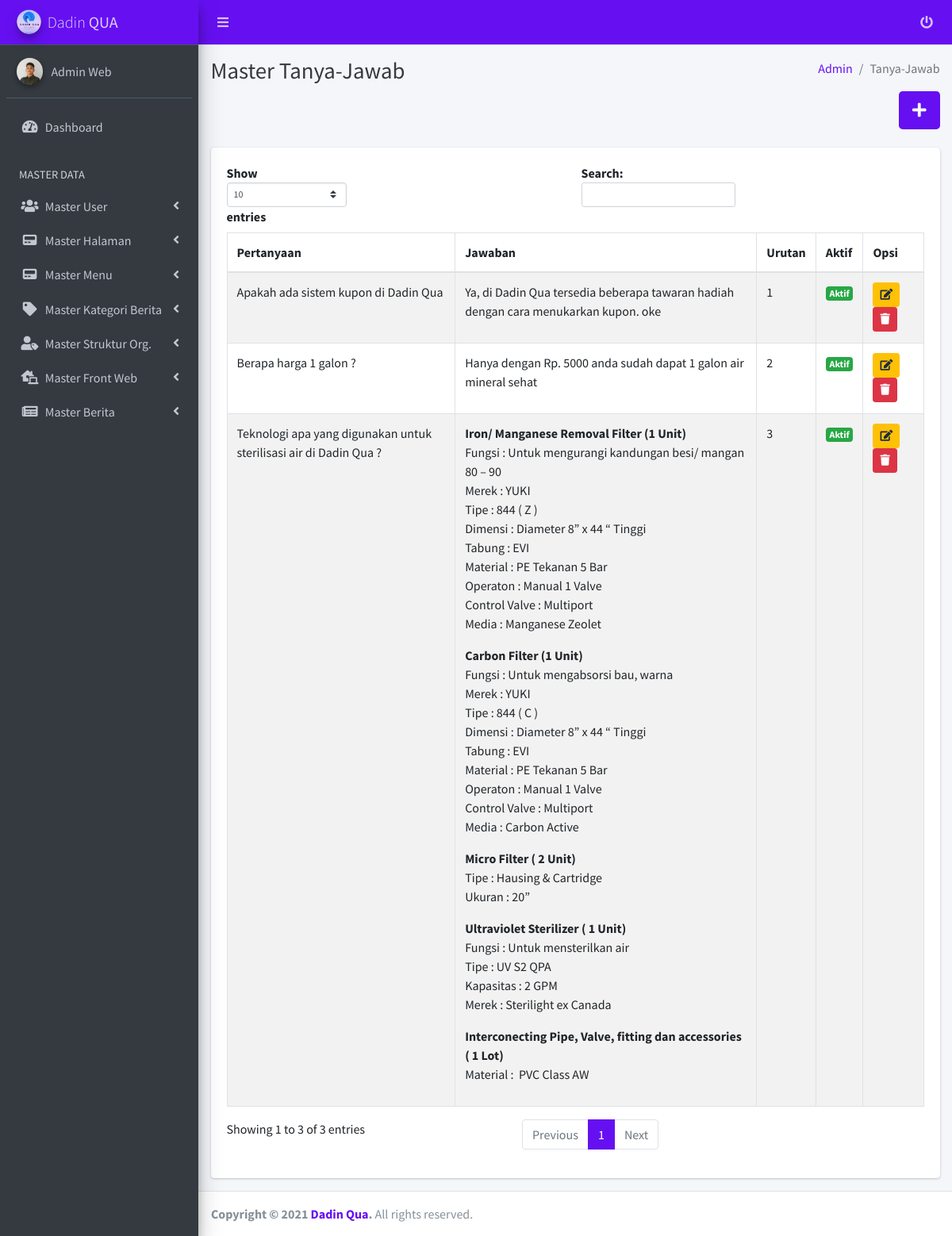
Page /manage/admin/faq.php (signed in) on the committed database.
### tables this page shows
CREATE TABLE `users` (
  `id` int(11) NOT NULL,
  `username` varchar(255) NOT NULL,
  `password` varchar(255) NOT NULL,
  `nama` varchar(255) NOT NULL,
  `level` int(11) NOT NULL,
  `aktif` int(11) NOT NULL,
  `email` varchar(255) NOT NULL,
  `foto` varchar(255) NOT NULL,
  `created_at` timestamp NOT NULL DEFAULT CURRENT_TIMESTAMP,
  `updated_at` datetime DEFAULT NULL
);

CREATE TABLE `faq` (
  `id_faq` int(11) NOT NULL,
  `tanya` varchar(255) NOT NULL,
  `jawab` text NOT NULL,
  `urutan` int(11) NOT NULL,
  `id_user` int(11) NOT NULL,
  `created_at` timestamp NOT NULL DEFAULT CURRENT_TIMESTAMP,
  `updated_at` datetime DEFAULT NULL,
  `aktif` int(11) NOT NULL
);

### manage/admin/faq.php (the view, shortened to what this page needs)
<?php
require '../functions.php';
$q_faq = mysqli_query($conn, "SELECT * FROM faq ORDER BY id_faq DESC");
 ?>
<!DOCTYPE html>
<html lang="en">
<head>
  <?php include('inc_head.php'); ?>
</head>
<body class="hold-transition sidebar-mini accent-indigo">
<div class="wrapper">
  <?php include('inc_navbar.php'); ?>
  <?php include('inc_sidebar.php'); ?>
  <div class="content-wrapper">
    <div class="content-header">
      <div class="container-fluid">
        <div class="row mb-2">
          <div class="col-sm-6">
            <h1 class="m-0 text-dark">Master Tanya-Jawab</h1>
          </div>
          <div class="col-sm-6">
            <ol class="breadcrumb float-sm-right">
              <li class="breadcrumb-item"><a href="#">Admin</a></li>
              <li class="breadcrumb-item active">Tanya-Jawab</li>
            </ol>
          </div>
        </div>
        <div class="row mb-2">
        	<div class="col-sm-12 text-right">
        		<a href="faq/add" class="btn bg-indigo btn-lg"><i class="fas fa-plus"></i></a>
        	</div>
        </div>
      </div>
    </div>
    <section class="content">
      <div class="container-fluid">
        <div class="row">
          <div class="col-12">
            <div class="card">
              <div class="card-body">
                <table id="example1" class="table table-bordered table-striped">
                  <thead>
                  <tr>
                    <th>Pertanyaan</th>
                    <th>Jawaban</th>
                    <th>Urutan</th>
                    <th>Aktif</th>
                    <th>Opsi</th>
                  </tr>
                  </thead>
                  <tbody>
                  <?php while($row = mysqli_fetch_assoc($q_faq)): ?>
                  <tr>
                    <td><?= $row['tanya']; ?></td>
                    <td><?= $row['jawab']; ?></td>
                    <td><?= $row['urutan']; ?></td>
                    <td><?= get_status_galeri($row['aktif']); ?></td>
                    <td>
                    	<a href="faq/edit/<?= base64_encode($row['id_faq']); ?>/" class="btn btn-sm btn-warning"><i class="fas fa-edit"></i></a>
                    	<a href="#" id="<?= $row['id_faq']; ?>" class="btn btn-sm btn-danger btn_hapus"><i class="fas fa-trash"></i></a>
                    </td>
                  </tr>
              	<?php endwhile; ?>
                </table>
              </div>
            </div>
          </div>
        </div>
      </div>
    </section>
  </div>
  <?php include('inc_footer.php'); ?>
</div>
</body>
</html>

### manage/admin/inc_sidebar.php (shortened to what this page needs)
<aside class="main-sidebar sidebar-dark-indigo elevation-4">
    <a href="dashboard" class="brand-link navbar-indigo">
      <img src="../../assets/images/dadinqua.png" alt="Dadin Qua Logo" class="brand-image img-circle elevation-3"
           style="opacity: .8">
      <span class="brand-text font-weight-light ">Dadin <b>QUA</b></span>
    </a>
    <div class="sidebar">
      <div class="user-panel mt-3 pb-3 mb-3 d-flex">
        <div class="image">
          <img src="<?= get_profile_foto($user_data['foto']); ?>" class="img-circle elevation-2" alt="User Image">
        </div>
        <div class="info">
          <a href="#" class="d-block"><?= $user_data['nama']; ?></a>
        </div>
      </div>
      <nav class="mt-2">
        <ul class="nav nav-pills nav-sidebar flex-column" data-widget="treeview" role="menu" data-accordion="false">
          <li class="nav-item">
            <a href="dashboard" class="nav-link <?= active('dashboard'); ?>">
              <i class="nav-icon fas fa-tachometer-alt"></i>
              <p>
                Dashboard
              </p>
            </a>
          </li>
          <li class="nav-header">MASTER DATA</li>
          <li class="nav-item has-treeview <?= active('users', true); ?>">
            <a href="#" class="nav-link <?= active('users'); ?>">
              <i class="nav-icon fas fa-users"></i>
              <p>
                Master User
                <i class="right fas fa-angle-left"></i>
              </p>
            </a>
          </li>
          <li class="nav-item has-treeview <?= active('pages', true); ?>">
            <a href="#" class="nav-link <?= active('pages'); ?>">
              <i class="nav-icon fas fa-pager"></i>
              <p>
                Master Halaman
                <i class="right fas fa-angle-left"></i>
              </p>
            </a>
          </li>
          <li class="nav-item has-treeview <?= active('menu', true); ?>">
            <a href="#" class="nav-link <?= active('menu'); ?>">
              <i class="nav-icon fas fa-pager"></i>
              <p>
                Master Menu
                <i class="right fas fa-angle-left"></i>
              </p>
            </a>
          </li>
          <li class="nav-item has-treeview <?= active('kategori', true); ?>">
            <a href="#" class="nav-link <?= active('kategori'); ?>">
              <i class="nav-icon fas fa-tag"></i>
              <p>
                Master Kategori Berita
                <i class="right fas fa-angle-left"></i>
              </p>
            </a>
          </li>
          <li class="nav-item has-treeview <?= active('member', true); ?>">
            <a href="#" class="nav-link <?= active('member'); ?>">
              <i class="nav-icon fas fa-user-tag"></i>
              <p>
                Master Struktur Org.
                <i class="right fas fa-angle-left"></i>
              </p>
            </a>
          </li>
          <li class="nav-item has-treeview <?= active('galeri', true); ?> <?= active('dirpolairud', true); ?> <?= active('kontak', true); ?> <?= active('faq', true); ?>">
            <a href="#" class="nav-link <?= active('galeri'); ?> <?= active('dirpolairud'); ?> <?= active('kontak'); ?> <?= active('faq'); ?>">
              <i class="nav-icon fas fa-laptop-house"></i>
              <p>
                Master Front Web
                <i class="right fas fa-angle-left"></i>
              </p>
            </a>
          </li>
          <li class="nav-item has-treeview <?= active('berita', true); ?>">
            <a href="#" class="nav-link <?= active('berita'); ?>">
              <i class="nav-icon fas fa-newspaper"></i>
              <p>
                Master Berita
                <i class="right fas fa-angle-left"></i>
              </p>
            </a>
          </li>
        </ul>
      </nav>
    </div>
  </aside>

### manage/functions.php (shortened to what this page needs)
<?php
function get_status_galeri($status){
	switch ($status) {
		case '1':
			return "<span class='badge badge-success'>Aktif</span>";
			break;
	}
}
function active($currect_page, $open = false){
  $url_array =  explode('/', $_SERVER['REQUEST_URI']) ;
  $url = end($url_array);
  if($currect_page == $url){
      if ($open == true) {
        echo 'active menu-open';
      }else{
        echo 'active';
      }
  }
}
function get_profile_foto($foto) {
	if ($foto == '') {
		$foto = '../upload/default_photo.jpg';
		return $foto;
	}else{
		$foto = '../upload/'.$foto;
		return $foto;
	}
}
?>

### rows in the picture
users: foto (picture), nama "Admin Web"
faq: tanya "Teknologi apa yang digunakan untuk sterilisasi air di Dadin Qua ?", jawab "Iron/ Manganese Removal Filter (1 Unit) Fungsi : Untuk mengurangi kandungan besi/ mangan 80 – 90 Merek : YUKI Tipe : 844 ( Z ) Dimensi : Diameter 8” x 44 “ Tinggi Tabung : EVI Material : PE Tekanan 5 Bar Operaton : Manual 1 Valve Control Valve : Multiport Media : Manganese Zeolet Carbon Filter (1 Unit) Fungsi : Untuk mengabsorsi bau, warna Merek : YUKI Tipe : 844 ( C ) Dimensi : Diameter 8” x 44 “ Tinggi Tabung : EVI Material : PE Tekanan 5 Bar Operaton : Manual 1 Valve Control Valve : Multiport Media : Carbon Active Micro Filter ( 2 Unit) Tipe : Hausing & Cartridge Ukuran : 20” Ultraviolet Sterilizer ( 1 Unit) Fungsi : Untuk mensterilkan air Tipe : UV S2 QPA Kapasitas : 2 GPM Merek :…", urutan "3", aktif "Aktif"
faq: tanya "Berapa harga 1 galon ?", jawab "Hanya dengan Rp. 5000 anda sudah dapat 1 galon air mineral sehat", urutan "2", aktif "Aktif"
faq: tanya "Apakah ada sistem kupon di Dadin Qua", jawab "Ya, di Dadin Qua tersedia beberapa tawaran hadiah dengan cara menukarkan kupon. oke", urutan "1", aktif "Aktif"
